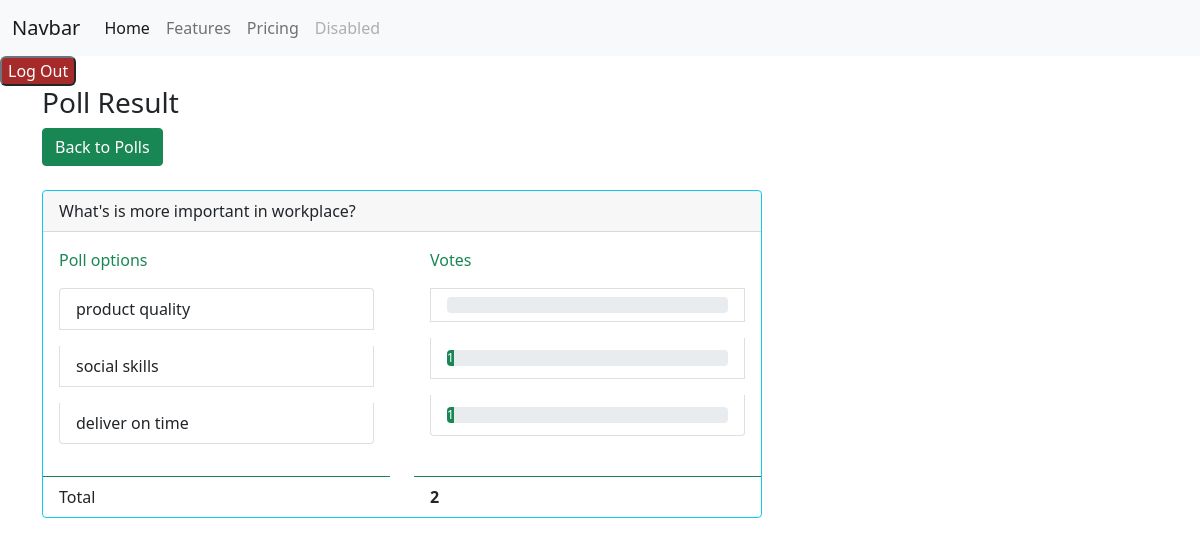
Before: /users/results/10/ (signed in) with the older database file.
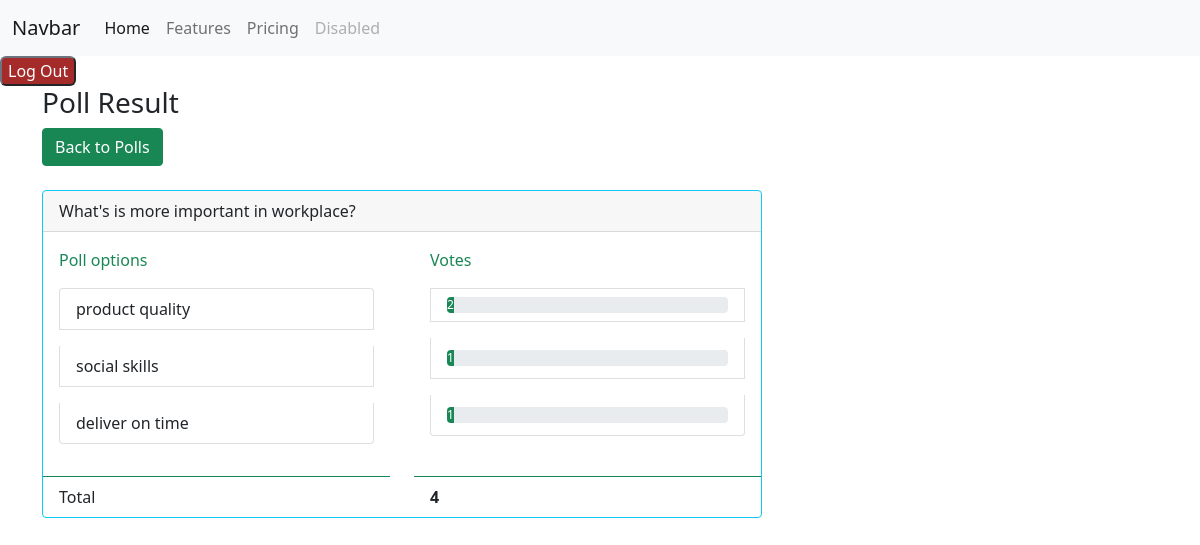
After: the same page with the newer database file.
### polls/models.py (models this page shows, shortened)
class Poll(models.Model):
    question = models.TextField()
    option_one = models.CharField(max_length=30)
    option_two = models.CharField(max_length=30)
    option_three = models.CharField(max_length=30)
    option_one_count = models.IntegerField(default=0)
    option_two_count = models.IntegerField(default=0)
    option_three_count = models.IntegerField(default=0)
    posted_by = models.ForeignKey(User, on_delete=models.SET_NULL, null=True, blank=True)
    pub_date = models.DateTimeField("date published",default=timezone.now)
    def total(self):
        return self.option_one_count + self.option_two_count + self.option_three_count

### users/views.py (the view)
# urls.py: path('results/<poll_id>/', views.results, name ='results'),
@login_required
def results(request, poll_id):
    poll = Poll.objects.get(pk=poll_id)
    context = {
        'poll' : poll
    }
    return render(request, 'users/results.html', context)

### users/templates/users/results.html (shortened to what this page needs)
{% extends "base.html" %}
{% block content %}
<div class="row">
    <div class="col-lg-8 col-lg-offset-2">
        <div class="panel panel-default">
            <div class="panel-heading">
                <h3 class="panel-title">Poll Result</h3>
                <a href="{% url 'users:home'%}"><button type="button" class="btn btn-success mb-4">Back to
                        Polls</button></a>
            </div>
            <div class="card border-info mb-3" style="max-width: 45rem;">
                <div class="card-header">{{ poll.question }}</div>
                <div class="row">
                    <div class="col-md-6">
                        <div class="card-body text-success">
                            <p class="card-text">Poll options</p>
                            <ul class="list-group">
                                <li class="list-group-item mb-3">{{ poll.option_one }}
                                </li>
                                <li class="list-group-item mb-3">{{ poll.option_two }}</li>
                                <li class="list-group-item mb-3">{{ poll.option_three }}</li>
                            </ul>
                        </div>
                        <div class="card-footer bg-transparent border-success">
                            Total
                        </div>
                    </div>
                    <div class="col-md-6">
                        <div class="card-body text-success">
                            <ul class="list-group">
                                <p class="card-text">Votes</p>
                                <li class="list-group-item mb-3">
                                    <div class="progress">
                                        <div class="progress-bar bg-success " role="progressbar" style="width: {{poll.option_one_count}}" aria-valuenow="100" aria-valuemin="0" aria-valuemax="100">{{poll.option_one_count}}</div>
                                      </div>
                                </li>
                                <li class="list-group-item mb-3">
                                    <div class="progress  mt-1 mb-1">
                                        <div class="progress-bar bg-success" role="progressbar" style="width: {{poll.option_two_count}}" aria-valuenow="100" aria-valuemin="0" aria-valuemax="100">{{poll.option_two_count}}</div>
                                      </div>
                                </li>
                                <li class="list-group-item mb-3">
                                    <div class="progress  mt-1 mb-1">
                                        <div class="progress-bar bg-success" role="progressbar" style="width: {{poll.option_three_count}}" aria-valuenow="100" aria-valuemin="0" aria-valuemax="100">{{poll.option_three_count}}</div>
                                      </div>
                                </li>
                            </ul>
                        </div>
                        <div class="card-footer bg-transparent border-success mt-2">
                            <strong>{{ poll.total }}</strong>
                        </div>
                    </div>
                </div>
            </div>
        </div>
    </div>
    {% endblock %}

Changed rows visible on the page:
changed Poll "What's is more important in workplace?": option_one_count (not shown) → "2"; total "2" → "4"
